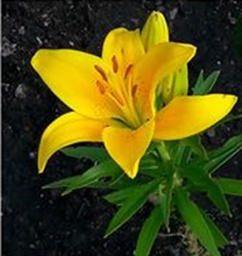
#> input picture Basic Image Processing/Morphological Operators/test2.jpg, 242 x 256 px, shrunk from 712 x 752 before the run
$ python Structural_Element_test.py
#> lines starting #> are read from the running program, lines starting #| are printed output that depends on the picture; after the words box and inside, x2 and y2 are one past the last pixel; in counts of white or black regions, pixels touching at a corner belong together
"""
This code is a template for testing different Structural Elements (SE) in morphological operations.
You can modify the SE variable to test various shapes and sizes of structural elements.
Four main morphological operations are implemented: Erosion, Dilation, Opening, and Closing.
The results are visualized using Matplotlib, showing the original grayscale image, binary image,
and the results of each morphological operation along with their differences from the original binary image.
The code consder only morphological operations for binary images.
So to convert a grayscale image to binary, we use absolute thresholding.
You can adjust the threshold value and whether to invert the binary image based on your specific needs and the characteristics of your input images.
"""


import numpy as np
import cv2
import matplotlib.pyplot as plt

# =======================================
# Hyperparameters
# =======================================
input_image_path = "test2.jpg"                                # Path to the input image
threshold = 128                                               # Threshold for binary conversion
invert_binary = False                                         # Whether to invert the binary image (0-->1 , 1--> 0 , useful for certain images)

SE =np.array([[0, 1, 0],
                [1, 1, 1],
                [0, 1, 0]])

SE_size = SE.shape[0]  # Assuming SE is square, get the size of the structuring element (e.g., 3 for a 3x3 SE)
# =======================================
# Helper: Binary Conversion
# =======================================
def to_binary(gray_img, threshold=128, invert=False):
    binary = (gray_img >= threshold).astype(np.uint8)
    if invert:
        binary = 1 - binary
    return binary

# =======================================
# Morphological Operations (adaptive SE)
# =======================================
def erosion(image, SE):
    rows, cols = image.shape
    sr, sc = SE.shape
    pad_r, pad_c = sr//2, sc//2                  # integer division to get the padding size (3//2 = 1)
    result = np.zeros_like(image)

    for i in range(pad_r, rows - pad_r):
        for j in range(pad_c, cols - pad_c):
            window = image[i-pad_r:i+pad_r+1, j-pad_c:j+pad_c+1]
            if np.all(window[SE == 1] == 1):
                result[i, j] = 1
    return result

def dilation(image, SE):
    # we first need to reflect the SE for dilation, because dilation is the dual of erosion
    SE = np.flip(SE)

    rows, cols = image.shape
    sr, sc = SE.shape
    pad_r, pad_c = sr//2, sc//2
    result = np.zeros_like(image)

    for i in range(pad_r, rows - pad_r):
        for j in range(pad_c, cols - pad_c):
            window = image[i-pad_r:i+pad_r+1, j-pad_c:j+pad_c+1]
            if np.any(window[SE == 1] == 1):
                result[i, j] = 1
    return result

def opening(image, SE):
    return dilation(erosion(image, SE), SE)

def closing(image, SE):
    return erosion(dilation(image, SE), SE)

# =======================================
# Main
# =======================================
if __name__ == "__main__":

    # Load image
    img = cv2.imread(input_image_path)
#> img is the input picture: shape (256, 242, 3); mean B, G, R 18, 75.7, 77.5
    gray = cv2.cvtColor(img, cv2.COLOR_BGR2GRAY)
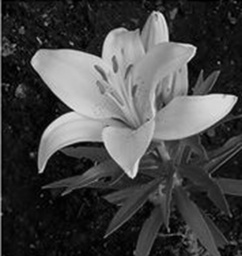
#> gray: shape (256, 242); min 0, max 234, mean 69.6

    # Binary conversion
    bw = to_binary(gray, threshold=threshold, invert=invert_binary)
#> in to_binary, `binary = (gray_img >= threshold).astype(np.uint8)`:
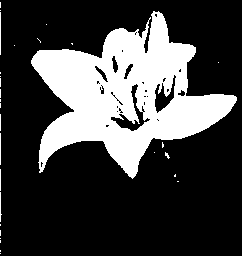
#> binary: shape (256, 242); values 0 (black) and 1 (white), 26.2% white; 30 white regions (25 under 20 px), largest, box (x1, y1, x2, y2) and area: (31, 11, 237, 179) 15962, (0, 12, 1, 55) 43, (0, 133, 1, 165) 32, (0, 192, 2, 222) 31, (0, 169, 1, 191) 22

    # Apply morphological operations
    morph_erosion = erosion(bw, SE)
#> after the loop in erosion, `for i in range(pad_r, rows - pad_r):`: result: shape (256, 242); values 0 (black) and 1 (white), 23.5% white; 7 white regions (6 under 20 px), largest, box (x1, y1, x2, y2) and area: (32, 12, 236, 178) 14535
    morph_dilation = dilation(bw, SE)
#> after the loop in dilation, `for i in range(pad_r, rows - pad_r):`:
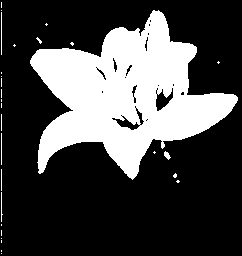
#> result: shape (256, 242); values 0 (black) and 1 (white), 28.4% white; 29 white regions (23 under 20 px), largest, box (x1, y1, x2, y2) and area: (30, 10, 238, 180) 17287, (1, 12, 2, 55) 43, (164, 151, 171, 160) 35, (1, 133, 2, 165) 32, (1, 192, 3, 222) 31, (1, 169, 2, 191) 22
    morph_opening = opening(bw, SE)
#> in dilation (call 2), `SE = np.flip(SE)`: SE = [[0, 1, 0], [1, 1, 1], [0, 1, 0]]
#> after the loop in dilation (call 2), `for i in range(pad_r, rows - pad_r):`:
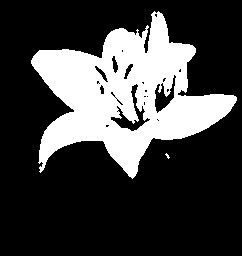
#> result: shape (256, 242); values 0 (black) and 1 (white), 25.7% white; 2 white regions (1 under 20 px), largest, box (x1, y1, x2, y2) and area: (31, 11, 237, 179) 15888
    morph_closing = closing(bw, SE)
#> after the loop in erosion (call 3), `for i in range(pad_r, rows - pad_r):`:
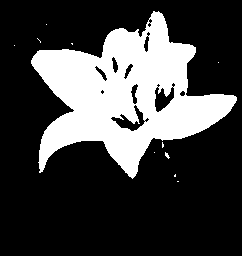
#> result: shape (256, 242); values 0 (black) and 1 (white), 26.2% white; 11 white regions (10 under 20 px), largest, box (x1, y1, x2, y2) and area: (31, 11, 237, 179) 16170

    # Difference images
    diff_erosion = np.abs(bw - morph_erosion)
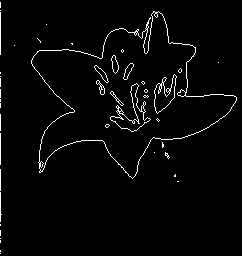
#> diff_erosion: shape (256, 242); values 0 (black) and 1 (white), 2.7% white in thin lines or dots
    diff_dilation = np.abs(bw - morph_dilation)
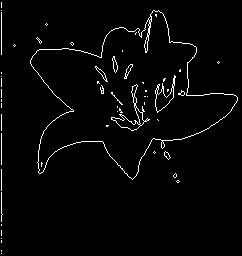
#> diff_dilation: shape (256, 242); min 0, max 255, mean 6.5

    # Plot results
    plt.figure(figsize=(18,6))

    plt.subplot(2,4,1)
    plt.imshow(gray, cmap='gray')
    plt.title("Original Grayscale")
    plt.axis("off")

    plt.subplot(2,4,2)
    plt.imshow(bw, cmap='gray')
    plt.title("Binary Image")
    plt.axis("off")

    plt.subplot(2,4,3)
    plt.imshow(morph_erosion, cmap='gray')
    plt.title(f"Erosion (SE={SE_size}x{SE_size})")
    plt.axis("off")

    plt.subplot(2,4,4)
    plt.imshow(diff_erosion, cmap='gray')
    plt.title("|BW - Erosion|")
    plt.axis("off")

    plt.subplot(2,4,5)
    plt.imshow(morph_dilation, cmap='gray')
    plt.title(f"Dilation (SE={SE_size}x{SE_size})")
    plt.axis("off")

    plt.subplot(2,4,6)
    plt.imshow(diff_dilation, cmap='gray')
    plt.title("|BW - Dilation|")
    plt.axis("off")

    plt.subplot(2,4,7)
    plt.imshow(morph_opening, cmap='gray')
    plt.title(f"Opening (SE={SE_size}x{SE_size})")
    plt.axis("off")

    plt.subplot(2,4,8)
    plt.imshow(morph_closing, cmap='gray')
    plt.title(f"Closing (SE={SE_size}x{SE_size})")
    plt.axis("off")

    plt.tight_layout()
    plt.show()

$ run again, with Basic Image Processing/Morphological Operators/test1.jpg copied over Basic Image Processing/Morphological Operators/test2.jpg
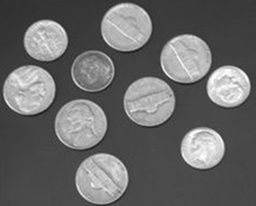
#> input picture Basic Image Processing/Morphological Operators/test1.jpg, 256 x 206 px, shrunk from 454 x 366 before the run
#> img is the input picture: shape (206, 256, 3); min 25, max 255, mean 105.3
#> binary: shape (206, 256); values 0 (black) and 1 (white), 32.1% white; 15 white regions (5 under 20 px), largest, box (x1, y1, x2, y2) and area: (76, 153, 128, 204) 2086, (55, 99, 107, 149) 2033, (3, 65, 55, 115) 2005
#> after the loop in dilation, `for i in range(pad_r, rows - pad_r):`:
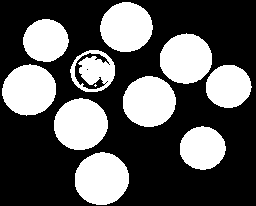
#> result: shape (206, 256); values 0 (black) and 1 (white), 35.2% white; 11 white regions (1 under 20 px), largest, box (x1, y1, x2, y2) and area: (75, 152, 129, 205) 2237, (54, 98, 108, 150) 2181, (2, 64, 56, 116) 2150
#> diff_erosion: shape (206, 256); values 0 (black) and 1 (white), 3% white in thin lines or dots
#> `diff_dilation = np.abs(bw - morph_dilation)`:
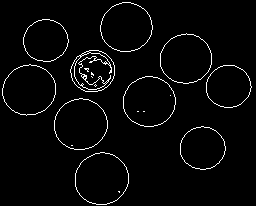
#> diff_dilation: shape (206, 256); 3.1% white in thin lines or dots

$ run again, with Basic Image Processing/Morphological Operators/test3.jpg copied over Basic Image Processing/Morphological Operators/test2.jpg
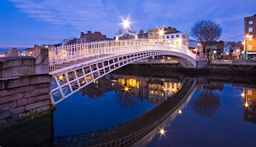
#> input picture Basic Image Processing/Morphological Operators/test3.jpg, 256 x 147 px, shrunk from 800 x 460 before the run
#> img is the input picture: shape (147, 256, 3); mean B, G, R 123, 81.7, 78.4
#> binary: shape (147, 256); values 0 (black) and 1 (white), 29.1% white; 74 white regions (63 under 20 px), largest, box (x1, y1, x2, y2) and area: (0, 0, 227, 104) 9524, (210, 13, 256, 54) 745, (162, 82, 178, 94) 99
#> after the loop in dilation, `for i in range(pad_r, rows - pad_r):`:
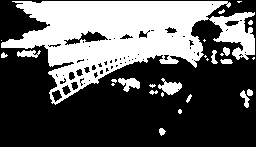
#> result: shape (147, 256); values 0 (black) and 1 (white), 36% white; 27 white regions (14 under 20 px), largest, box (x1, y1, x2, y2) and area: (1, 1, 255, 105) 12489, (158, 78, 182, 95) 215, (118, 78, 140, 92) 181
#> diff_erosion: shape (147, 256); values 0 (black) and 1 (white), 8% white in thin lines or dots
#> `diff_dilation = np.abs(bw - morph_dilation)`:
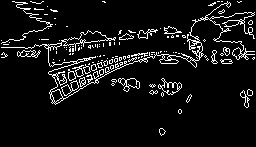
#> diff_dilation: shape (147, 256); min 0, max 255, mean 19

$ run again, with Basic Image Processing/Morphological Operators/test4.jpg copied over Basic Image Processing/Morphological Operators/test2.jpg
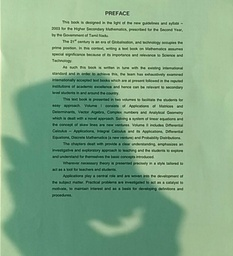
#> input picture Basic Image Processing/Morphological Operators/test4.jpg, 233 x 256 px, shrunk from 694 x 763 before the run
#> img is the input picture: shape (256, 233, 3); mean B, G, R 133.6, 167.5, 128.9
#> binary: shape (256, 233); values 0 (black) and 1 (white), 63.3% white; 213 black regions (164 under 20 px), largest, box (x1, y1, x2, y2) and area: (8, 73, 182, 256) 19429, (52, 85, 70, 88) 54, (160, 136, 180, 139) 39
#> diff_erosion: shape (256, 233); values 0 (black) and 1 (white), 11.3% white in thin lines or dots
#> `diff_dilation = np.abs(bw - morph_dilation)`:
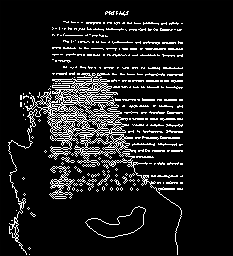
#> diff_dilation: shape (256, 233); min 0, max 255, mean 27.8
